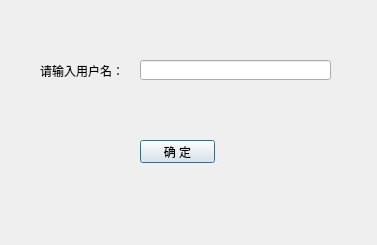
<?xml version="1.0" encoding="UTF-8"?>
<ui version="4.0">
 <class>UserDlg</class>
 <widget class="QDialog" name="UserDlg">
  <property name="geometry">
   <rect>
    <x>0</x>
    <y>0</y>
    <width>377</width>
    <height>245</height>
   </rect>
  </property>
  <property name="windowTitle">
   <string>Dialog</string>
  </property>
  <widget class="QLabel" name="label">
   <property name="geometry">
    <rect>
     <x>40</x>
     <y>60</y>
     <width>131</width>
     <height>21</height>
    </rect>
   </property>
   <property name="text">
    <string>请输入用户名：</string>
   </property>
  </widget>
  <widget class="QLineEdit" name="lineEdit">
   <property name="geometry">
    <rect>
     <x>140</x>
     <y>60</y>
     <width>191</width>
     <height>20</height>
    </rect>
   </property>
  </widget>
  <widget class="QPushButton" name="pushButton">
   <property name="geometry">
    <rect>
     <x>140</x>
     <y>140</y>
     <width>75</width>
     <height>23</height>
    </rect>
   </property>
   <property name="text">
    <string>确 定</string>
   </property>
  </widget>
 </widget>
 <resources/>
 <connections/>
</ui>
